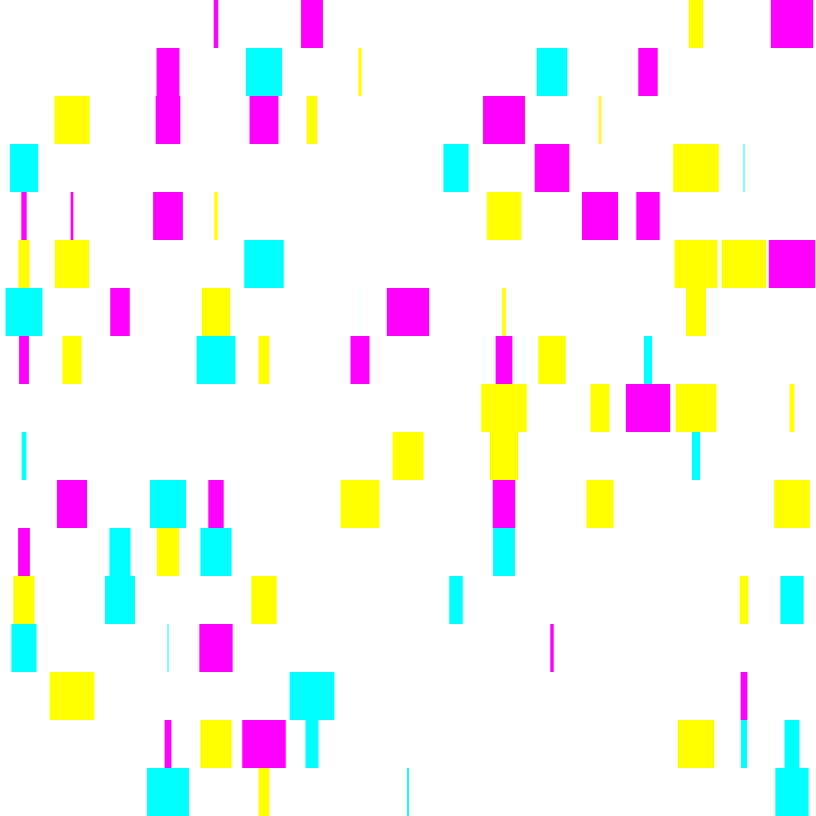
Frame 1 (no input)
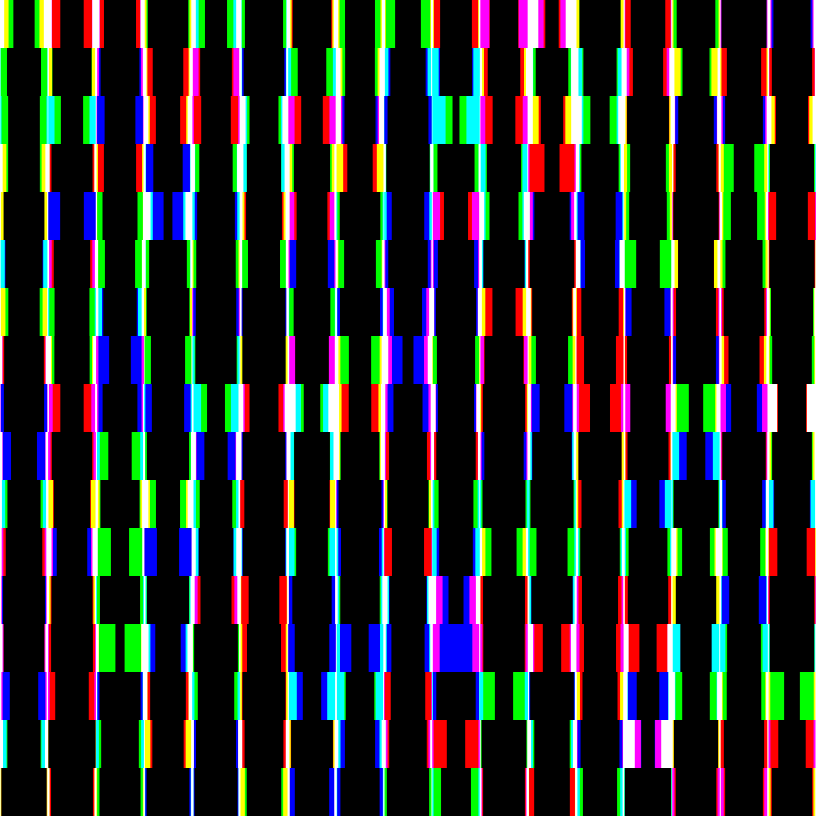
Frame 60 (the mouse pressed at the canvas centre just before this capture)
Frame 120 (the mouse held since frame 60 and released just before this capture): identical to frame 60, image omitted

The Processing sketch that drew these frames (run headless with seeded random() and noise(); from frame 60 on, the mouse is pressed at the canvas centre):

// Processing sketch: PerpetualPrinting_Rectangles
// ── PerpetualPrinting_Rectangles.pde
// import processing.pdf.*;

// NUMBER OF COLUMNS
int col = 17;

// COLOR LUMINOSITY 0-1
float lum = 0;

int randomPicker, randomColor, randomWidth, step;
float randomStart, rectWidth, start;

void setup() {
  rectMode(CENTER);
  colorMode(RGB, 1);
  blendMode(MULTIPLY);

  size(816, 816); // , PDF, "Rectangles.pdf");

  background(1);
  noStroke();

  // frameRate(1);
  // noLoop();
}

void draw() {
  if (frameCount < 50) {
    step = width / col;

    // RECT COLOR
    color c = color(lum, 1, 1);
    color m = color(1, lum, 1);
    color j = color(1, 1, lum);

    translate(step * .5, step * .5);

    for (int y = 0; y < height; y += step) {
      for (int x = 0; x < width; x += step) {
        // RANDOM COLOR
        randomPicker = round(random(9));

        if (randomPicker == 7) {
          randomColor = j;
        } else if (randomPicker == 5) {
          randomColor = c;
        } else if (randomPicker == 3) {
          randomColor = m;
        } else {
          randomColor = 1;
        }

        fill(randomColor);

        // RECT WIDTH
        rectWidth = random(1) * step;

        rect(x, y, rectWidth, step);
      }
    }

    //// Get the renderer
    //PGraphicsPDF pdf = (PGraphicsPDF) g;

    //// When finished drawing, quit and save the file
    //if (frameCount == 20) {
    //  exit();
    //} else {
    //  pdf.nextPage();  // Tell it to go to the next page
    //}
  }
}
